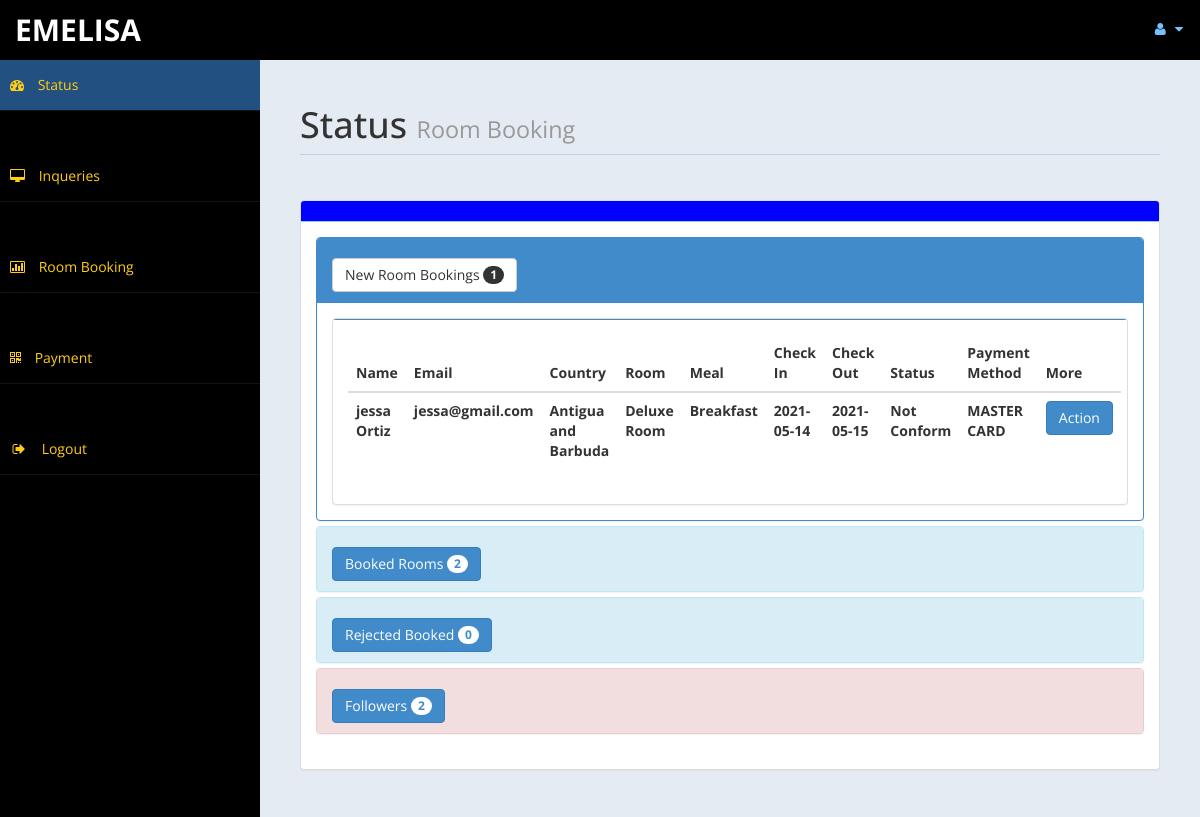
Before: /frontdesk/home.php (signed in) with the older database file.
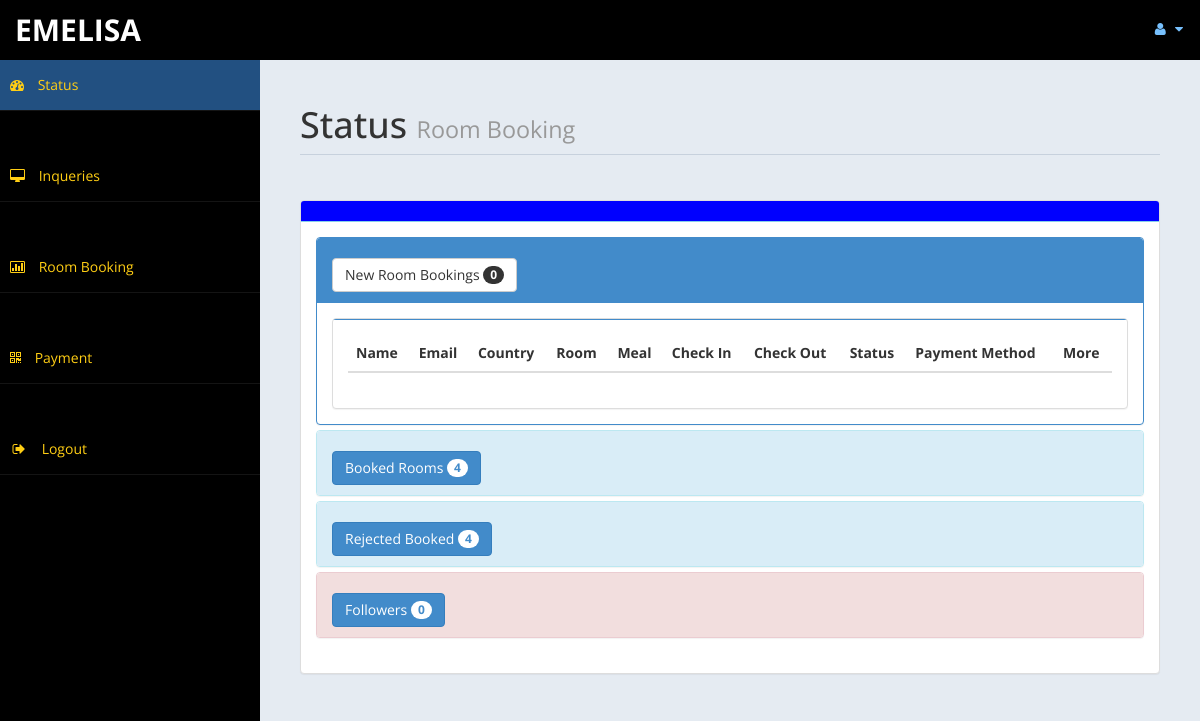
After: the same page with the newer database file.
### tables this page shows
CREATE TABLE `roombook` (
  `id` int(10) UNSIGNED NOT NULL,
  `Title` varchar(5) DEFAULT NULL,
  `FName` text DEFAULT NULL,
  `LName` text DEFAULT NULL,
  `Email` varchar(50) DEFAULT NULL,
  `National` varchar(30) DEFAULT NULL,
  `Country` varchar(30) DEFAULT NULL,
  `Phone` text DEFAULT NULL,
  `TRoom` varchar(20) DEFAULT NULL,
  `NRoom` varchar(2) DEFAULT NULL,
  `Meal` varchar(15) DEFAULT NULL,
  `cin` date DEFAULT NULL,
  `cout` date DEFAULT NULL,
  `stat` varchar(15) DEFAULT NULL,
  `nodays` int(11) DEFAULT NULL,
  `pay` varchar(50) DEFAULT NULL
);

### frontdesk/home.php (the view, shortened to what the changed rows need)
<!DOCTYPE html>
<html xmlns="http://www.w3.org/1999/xhtml">
<head>
    <link href="assets/css/bootstrap.css" rel="stylesheet" />
    <link href="assets/css/font-awesome.css" rel="stylesheet" />
    <link href="assets/js/morris/morris-0.4.3.min.css" rel="stylesheet" />
    <link href="assets/css/custom-styles.css" rel="stylesheet" />
</head>
<body>
    <div id="wrapper">
        <div id="page-wrapper">
            <div id="page-inner">
                <div class="row">
                    <div class="col-md-12">
                        <h1 class="page-header">
                            Status <small>Room Booking </small>
                        </h1>
                    </div>
                </div>
				<?php
						include ('db.php');
						$sql = "select * from roombook";
						$re = mysqli_query($con,$sql);
						$c =0;
						while($row=mysqli_fetch_array($re) )
						{
								$new = $row['stat'];
								if($new=="Not Conform")
								{
									$c = $c + 1;
								}
						}
				?>
					<div class="row">
                <div class="col-md-12">
                    <div class="panel panel-default">
                        <div class="panel-body">
                            <div class="panel-group" id="accordion">
							<div class="panel panel-primary">
                                    <div class="panel-heading">
                                        <h4 class="panel-title">
                                            <a data-toggle="collapse" data-parent="#accordion" href="#collapseTwo">
											<button class="btn btn-default" type="button">
												 New Room Bookings  <span class="badge"><?php echo $c ; ?></span>
											</button>
											</a>
                                        </h4>
                                    </div>
                                    <div id="collapseTwo" class="panel-collapse in" style="height: auto;">
                                        <div class="panel-body">
                                           <div class="panel panel-default">
                        <div class="panel-body">
                            <div class="table-responsive">
                                <table class="table">
                                    <thead>
                                        <tr>
                                            <th>Name</th>
                                            <th>Email</th>
                                            <th>Country</th>
											<th>Room</th>
											<th>Meal</th>
											<th>Check In</th>
											<th>Check Out</th>
											<th>Status</th>
                                            <th>Payment Method</th>
											<th>More</th>
                                        </tr>
                                    </thead>
                                    <tbody>
									<?php
									$tsql = "select * from roombook";
									$tre = mysqli_query($con,$tsql);
									while($trow=mysqli_fetch_array($tre) )
									{
										$co =$trow['stat'];
										if($co=="Not Conform")
										{
											echo"<tr>
												<th>".$trow['FName']." ".$trow['LName']."</th>
												<th>".$trow['Email']."</th>
												<th>".$trow['Country']."</th>
												<th>".$trow['TRoom']."</th>
												<th>".$trow['Meal']."</th>
												<th>".$trow['cin']."</th>
												<th>".$trow['cout']."</th>
												<th>".$trow['stat']."</th>
                                                <th>".$trow['pay']."</th>
												<th><a href='roombook.php?rid=".$trow['id']." ' class='btn btn-primary'>Action</a></th>
												</tr>";
										}
									}
									?>
                                    </tbody>
                                </table>
                            </div>
                        </div>
                    </div>
                                        </div>
                                    </div>
                                </div>
								<?php
								$rsql = "SELECT * FROM `roombook`";
								$rre = mysqli_query($con,$rsql);
								$r =0;
								while($row=mysqli_fetch_array($rre) )
								{
										$br = $row['stat'];
										if($br=="Conform")
										{
											$r = $r + 1;
										}
								}
								?>
                                <div class="panel panel-info">
                                    <div class="panel-heading">
                                        <h4 class="panel-title">
                                            <a data-toggle="collapse" data-parent="#accordion" href="#collapseOne" class="collapsed">
											<button class="btn btn-primary" type="button">
												 Booked Rooms  <span class="badge"><?php echo $r ; ?></span>
											</button>
											</a>
                                        </h4>
                                    </div>
                                </div>
                                <?php
                                $rsql = "SELECT * FROM `roombook`";
								$rre = mysqli_query($con,$rsql);
								$r =0;
								while($row=mysqli_fetch_array($rre) )
								{
										$br = $row['stat'];
										if($br=="Rejected")
										{
											$r = $r + 1;
										}
								}
								?>
                                <div class="panel panel-info">
                                    <div class="panel-heading">
                                        <h4 class="panel-title">
                                            <a data-toggle="collapse" data-parent="#accordion" href="#collapseFour" class="collapsed">
											<button class="btn btn-primary" type="button">
												 Rejected Booked  <span class="badge"><?php echo $r ; ?></span>
											</button>
											</a>
                                        </h4>
                                    </div>
                                </div>
                                <?php
								$fsql = "SELECT * FROM `contact`";
								$fre = mysqli_query($con,$fsql);
								$f =0;
								while($row=mysqli_fetch_array($fre) )
								{
										$f = $f + 1;
								}
								?>
                                <div class="panel panel-danger">
                                    <div class="panel-heading">
                                        <h4 class="panel-title">
                                            <a data-toggle="collapse" data-parent="#accordion" href="#collapseThree" class="collapsed">
											<button class="btn btn-primary" type="button">
												 Followers  <span class="badge"><?php echo $f ; ?></span>
											</button>
											</a>
                                        </h4>
                                    </div>
                                    </div>
                                </div>
                            </div>
                        </div>
                    </div>
                </div>
            </div>
            </div>
        </div>
</body>
</html>

Changed rows visible on the page:
no longer on this page (row edited): roombook: FName "jessa", LName "Ortiz", Email "jessa@gmail.com", Country "Antigua and Barbuda", TRoom "Deluxe Room", Meal "Breakfast", cin "2021-05-14", cout "2021-05-15", stat "Not Conform", pay "MASTER CARD"
Other visible differences:
$c: "1" → "0"
$r: "2" → "4"
$r: "0" → "4"
$f: "2" → "0"
